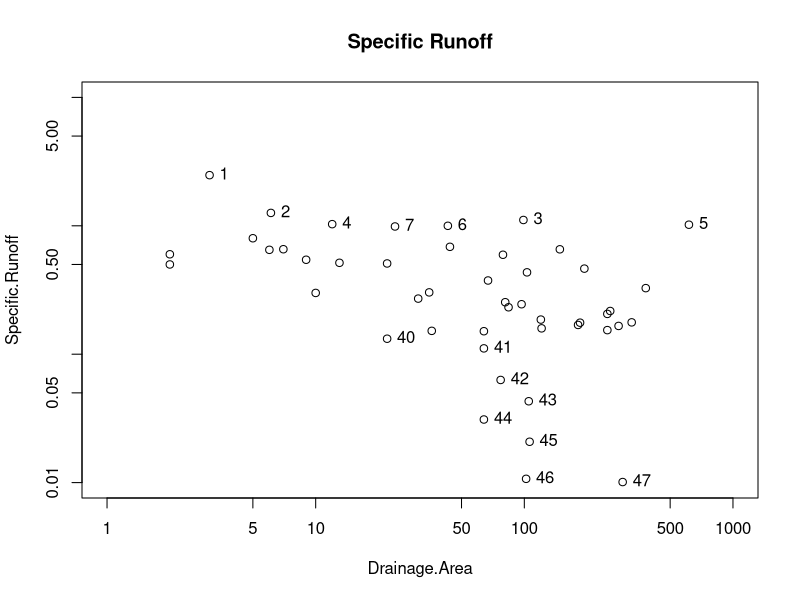
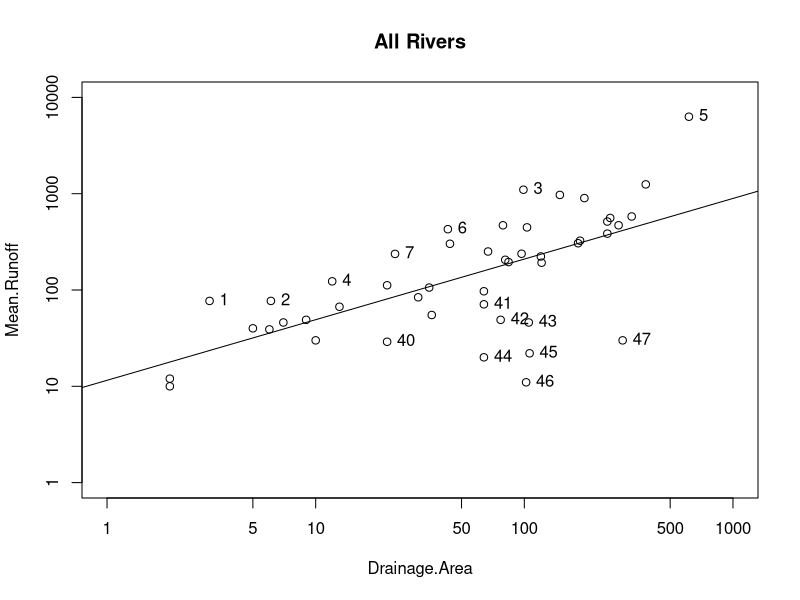
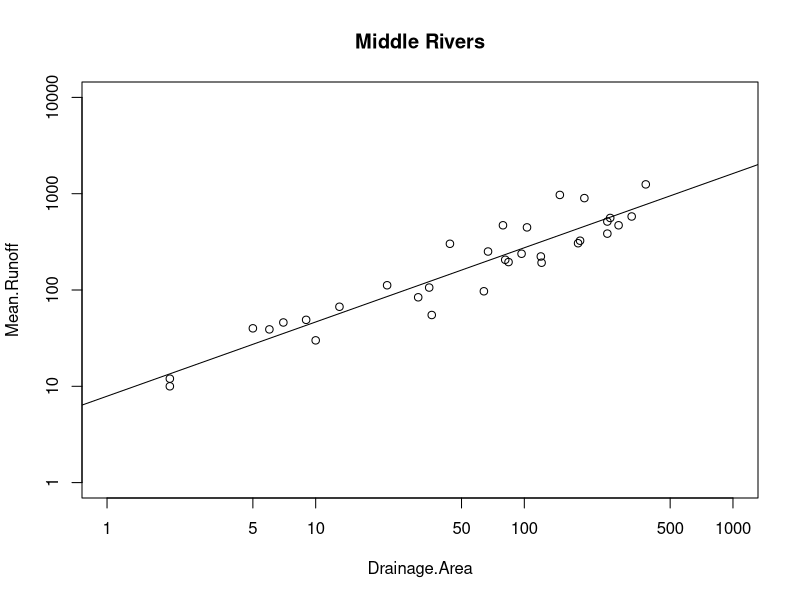
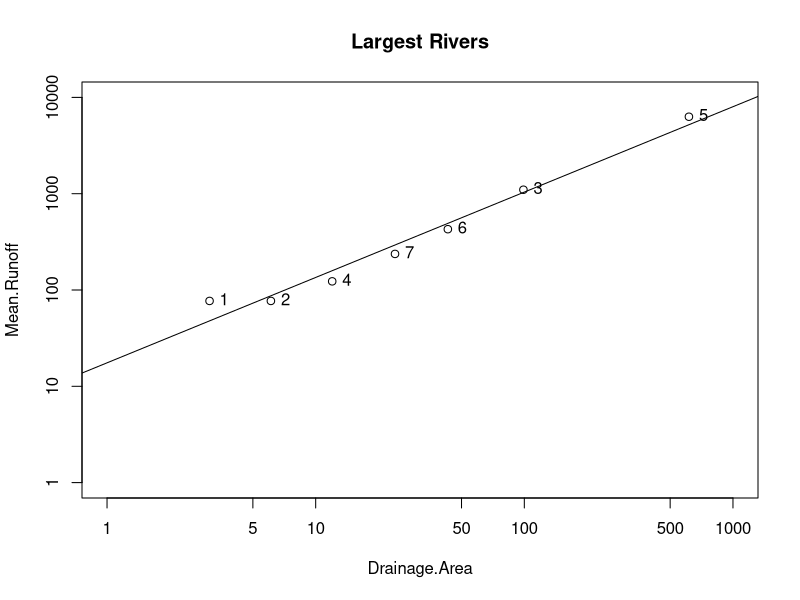

These figures' R source, in order:
rivers <- read.csv('rivers.csv')

	#Pull out the largest, smalles and middle rivers
largest <- rivers[rivers$Specific.Runoff >= .98,]
smallest <- rivers[rivers$Specific.Runoff < 0.15,]
middle <- rivers[rivers$Specific.Runoff > 0.15 & rivers$Specific.Runoff < .98,]

	# Plot the Specific runoff
with(rivers, 
	plot(Drainage.Area,Specific.Runoff,log='xy',xlim=c(1,1000),ylim=c(.01,10),
		main='Specific Runoff'))
	#Add the text for the largest and smallest rivers
with(largest, text(Drainage.Area, Specific.Runoff, Number,pos=4))
with(smallest, text(Drainage.Area, Specific.Runoff, Number,pos=4))

	# Plot all the rivers and a best fit scaling relationship 
with(rivers, 
	plot(Drainage.Area,Mean.Runoff,log='xy',xlim=c(1,1000),ylim=c(1,10000),
		main='All Rivers'))

	# Best fit scaling relationship 
all.fit <- lm(log10(Mean.Runoff)~log10(Drainage.Area),data=rivers)
abline(all.fit)

	#add the numbers
with(largest, text(Drainage.Area, Mean.Runoff, Number,pos=4))
with(smallest, text(Drainage.Area, Mean.Runoff, Number,pos=4))

	# Plot the Mean runoff for the middle rivers
with(middle, 
	plot(Drainage.Area,Mean.Runoff,log='xy',xlim=c(1,1000),ylim=c(1,10000),
		main='Middle Rivers'))
	
middle.fit <- lm(log10(Mean.Runoff)~log10(Drainage.Area),data=middle)
abline(middle.fit)

	#Plot the largest rivers and a best fit scaling relationship
with(largest, 
	plot(Drainage.Area,Mean.Runoff,log='xy',xlim=c(1,1000),ylim=c(1,10000),
	main='Largest Rivers'))
with(largest, text(Drainage.Area, Mean.Runoff, Number,pos=4))

largest.fit <- lm(log10(Mean.Runoff)~log10(Drainage.Area),data=largest)
abline(largest.fit)